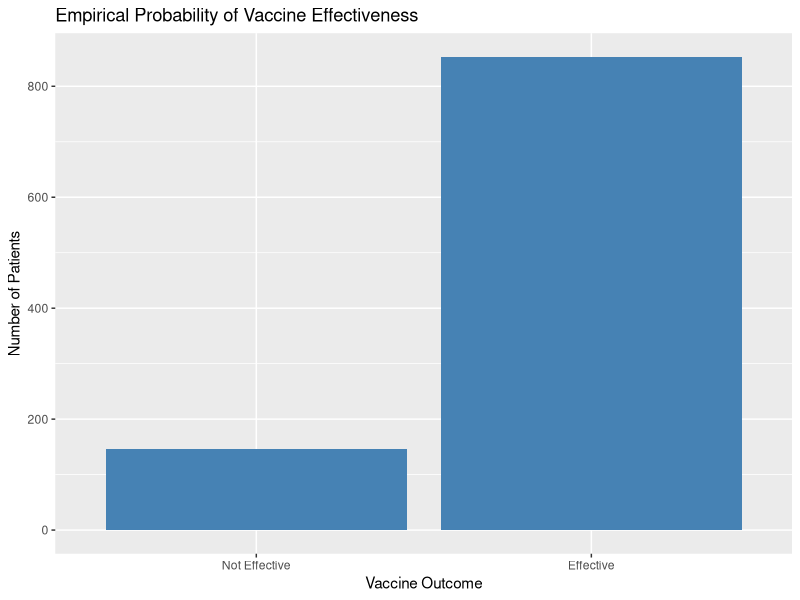
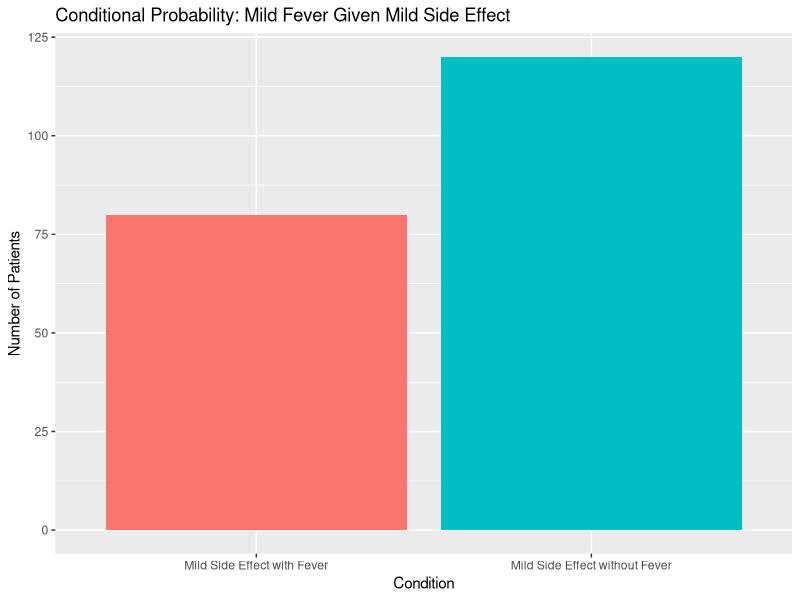

Write the R code that produced these figures, in order.
library(ggplot2)
library(dplyr)

# ------------------------------
# 1. Classical Probability
# ------------------------------

# Example: Probability of a vaccine being effective based on equally likely outcomes

# Suppose a vaccine can either be 'Effective' or 'Not Effective'
# Assuming no prior information, both outcomes are equally likely

sample_space <- c("Effective", "Not Effective")
prob_classical <- rep(1/length(sample_space), length(sample_space))
names(prob_classical) <- sample_space

# Display Classical Probability
print("Classical Probability of Vaccine Effectiveness:")
print(prob_classical)

# ------------------------------
# 2. Empirical Probability
# ------------------------------

# Example: Empirical probability based on vaccine trial data

# Simulate trial data: 1000 patients received the vaccine
set.seed(123) # For reproducibility

# Assume in reality, 85% of vaccines are effective based on historical data
trial_size <- 1000
effective <- rbinom(trial_size, 1, 0.85) # 1 = Effective, 0 = Not Effective

# Calculate empirical probability
empirical_prob <- mean(effective)
print(paste("Empirical Probability of Vaccine Effectiveness:", round(empirical_prob, 4)))

# Visualize the results
df_trial <- data.frame(Effectiveness = factor(effective, levels = c(0,1), labels = c("Not Effective", "Effective")))

ggplot(df_trial, aes(x = Effectiveness)) +
  geom_bar(fill = "steelblue") +
  ggtitle("Empirical Probability of Vaccine Effectiveness") +
  ylab("Number of Patients") +
  xlab("Vaccine Outcome")

# ------------------------------
# 3. Subjective Probability
# ------------------------------

# Example: Subjective probability based on expert opinion

# Suppose experts estimate there's a 70% chance that the vaccine will receive FDA approval
subjective_prob <- 0.70
print(paste("Subjective Probability of FDA Approval:", subjective_prob))

# ------------------------------
# 4. Defining Events and Sample Space
# ------------------------------

# Example: Define events related to vaccine trials

# Sample Space: Possible outcomes for a patient in the vaccine trial
# Outcomes: No Side Effect, Mild Side Effect, Severe Side Effect

sample_space_events <- c("No Side Effect", "Mild Side Effect", "Severe Side Effect")
prob_no_side <- 0.75  # 75% have no side effects
prob_mild_side <- 0.20 # 20% have mild side effects
prob_severe_side <- 0.05 # 5% have severe side effects

prob_events <- c(prob_no_side, prob_mild_side, prob_severe_side)
names(prob_events) <- sample_space_events

print("Probability Distribution for Side Effects:")
print(prob_events)

# Define events
A <- "No Side Effect"
B <- "Mild Side Effect"
C <- "Severe Side Effect"

# ------------------------------
# 5. Complement of an Event
# ------------------------------

# Example: Probability of experiencing any side effect

# P(A') = 1 - P(A)
prob_any_side_effect <- 1 - prob_no_side
print(paste("Probability of Experiencing Any Side Effect:", prob_any_side_effect))

# ------------------------------
# 6. Joint and Conditional Probability
# ------------------------------

# Example: Joint and Conditional probabilities in vaccine trials

# Suppose among those who have mild side effects, 40% also experience mild fever
# Define two events:
# D: Mild Side Effect
# E: Mild Fever

# Joint Probability P(D ∩ E)
prob_D_and_E <- prob_mild_side * 0.40
print(paste("Joint Probability P(Mild Side Effect and Mild Fever):", prob_D_and_E))

# Conditional Probability P(E|D) = P(D ∩ E) / P(D)
prob_E_given_D <- prob_D_and_E / prob_mild_side
print(paste("Conditional Probability P(Mild Fever | Mild Side Effect):", prob_E_given_D))

# ------------------------------
# 7. Addition and Multiplication Rules
# ------------------------------

# Example: Applying Addition and Multiplication Rules

# Addition Rule: P(A or B) = P(A) + P(B) - P(A and B)
# Let's find the probability that a patient has No Side Effect or Severe Side Effect

# P(A or C) = P(A) + P(C) - P(A and C)
# Since No Side Effect and Severe Side Effect are mutually exclusive, P(A and C) = 0

prob_A_or_C <- prob_no_side + prob_severe_side - 0
print(paste("P(No Side Effect or Severe Side Effect):", prob_A_or_C))

# Multiplication Rule: For independent events, P(A and B) = P(A) * P(B)
# Suppose the occurrence of Mild Side Effect and Vaccine Effectiveness are independent

# Let P(Vaccine Effective) = 0.85 (from empirical probability)
# P(Mild Side Effect) = 0.20

prob_effective_and_mild <- empirical_prob * prob_mild_side
print(paste("P(Vaccine Effective and Mild Side Effect):", prob_effective_and_mild))

# ------------------------------
# 8. Visualizing Conditional Probability
# ------------------------------

# Example: Visualizing P(E|D) where E is Mild Fever and D is Mild Side Effect

# Simulate additional data for fever among those with mild side effects
# Out of 200 mild side effects, 80 have mild fever

n_mild <- 200
n_fever <- 80
prob_E_given_D_sim <- n_fever / n_mild
print(paste("Simulated Conditional Probability P(Mild Fever | Mild Side Effect):", prob_E_given_D_sim))

# Visualize conditional probability
df_conditional <- data.frame(
  Side_Effect = c("Mild Side Effect with Fever", "Mild Side Effect without Fever"),
  Count = c(n_fever, n_mild - n_fever)
)

ggplot(df_conditional, aes(x = Side_Effect, y = Count, fill = Side_Effect)) +
  geom_bar(stat = "identity") +
  ggtitle("Conditional Probability: Mild Fever Given Mild Side Effect") +
  ylab("Number of Patients") +
  xlab("Condition") +
  theme(legend.position = "none")
